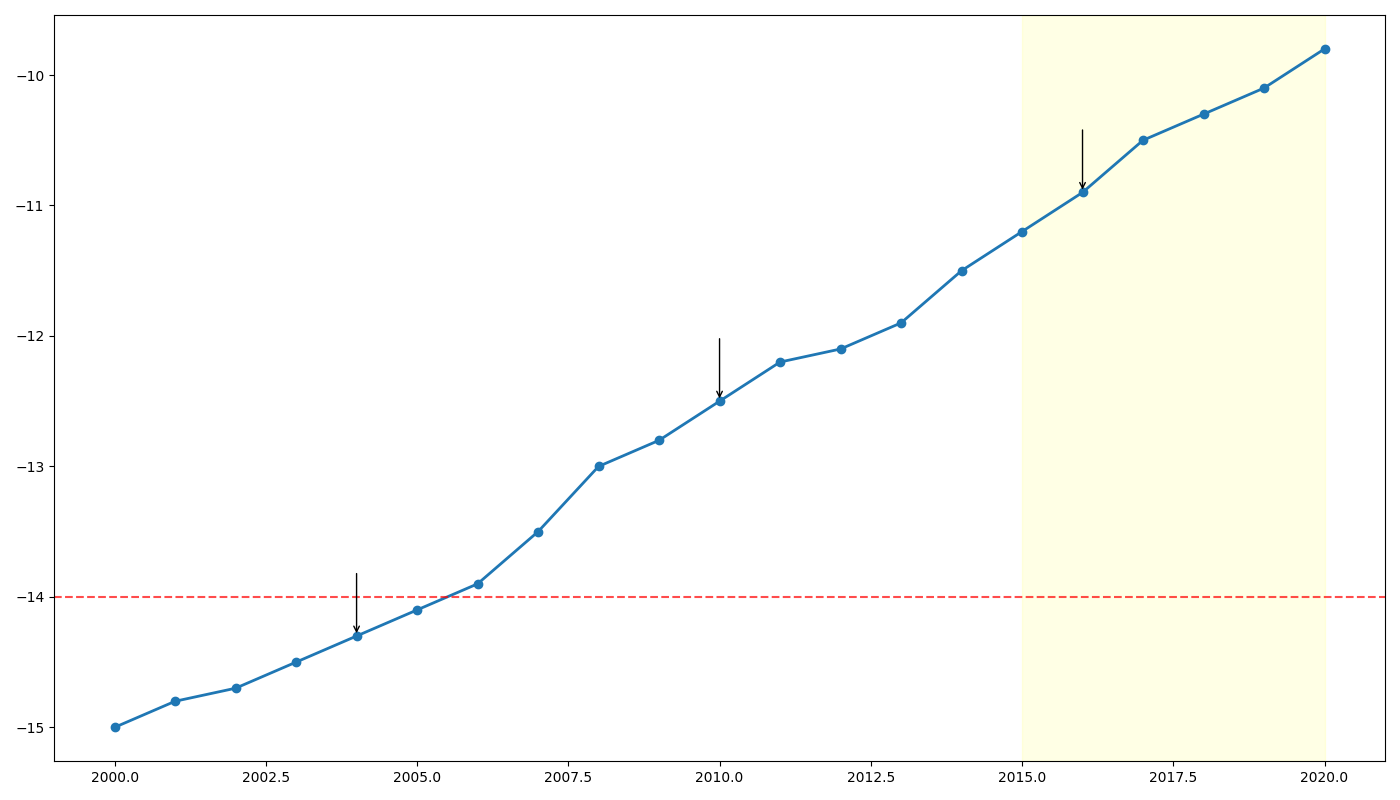

Python code for this plot:
import matplotlib.pyplot as plt
import numpy as np

# Data Construction
years = np.arange(2000, 2021)
avg_temp_greenland = np.array([-15, -14.8, -14.7, -14.5, -14.3, -14.1, -13.9, -13.5, 
                               -13.0, -12.8, -12.5, -12.2, -12.1, -11.9, -11.5, -11.2, 
                               -10.9, -10.5, -10.3, -10.1, -9.8])

# Creating the Plot
plt.figure(figsize=(14, 8))

# Line Plot
plt.plot(years, avg_temp_greenland, color='#1f77b4', linestyle='-', linewidth=2, marker='o')

# Highlighting Important Information
plt.axhline(y=-14, color='red', linestyle='--', alpha=0.7)
plt.axvspan(2015, 2020, color='yellow', alpha=0.1)

for notable_year in [2004, 2010, 2016]:
    plt.annotate('', xy=(notable_year, avg_temp_greenland[notable_year - 2000]), 
                 xytext=(notable_year, avg_temp_greenland[notable_year - 2000] + 0.5),
                 arrowprops=dict(facecolor='black', arrowstyle='->'))

# Adjust Layout
plt.tight_layout()

# Display the Plot
plt.show()
